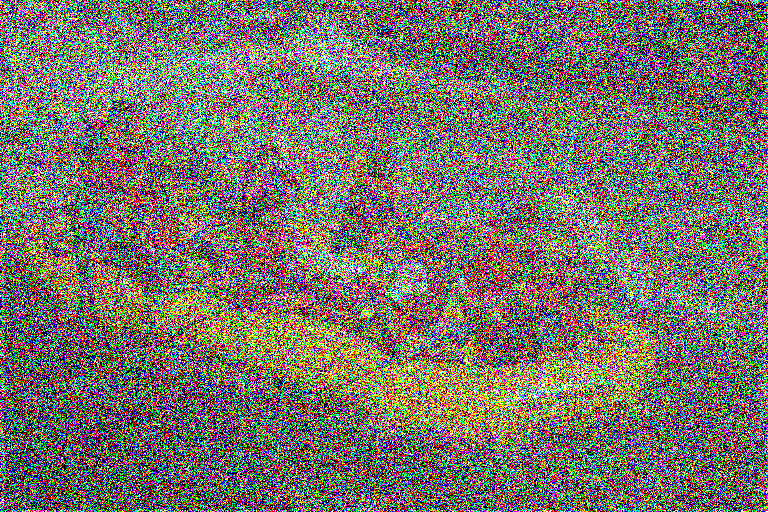
%> input picture 12_12_NR_BRISQUE_release/testimage1.bmp, 768 x 512 px, given in place of I01.BMP, which was not available
$ octave jpeg_demo.m   (GNU Octave 9; MATLAB toolbox functions it lacks are replaced by stand-ins)
%> lines starting %> are read from the running program, lines starting %| are printed output that depends on the picture; pictures that were not available may be replaced by others from this repository, and a replacement may not be noted
### 02_1_NR_jpeg_quality/jpeg_quality_score.m
function score = jpeg_quality_score(img)

%========================================================================
%
%Copyright (c) 2002 The University of Texas at Austin
%All Rights Reserved.
%
%This program is free software; you can redistribute it and/or modify
%it under the terms of the GNU General Public License as published by
%the Free Software Foundation; either version 2 of the License, or
%(at your option) any later version.
%
%This program is distributed in the hope that it will be useful,
%but WITHOUT ANY WARRANTY; without even the implied warranty of
%MERCHANTABILITY or FITNESS FOR A PARTICULAR PURPOSE.  See the
%GNU General Public License for more details.
%
%The GNU Public License is available in the file LICENSE, or you
%can write to the Free Software Foundation, Inc., 59 Temple Place -
%Suite 330, Boston, MA 02111-1307, USA, or you can find it on the
%World Wide Web at http://www.fsf.org.
%
%Author  : Zhou Wang
%Version : 1.0
%
%The authors are with the Laboratory for Image and Video Engineering
%(LIVE), Department of Electrical and Computer Engineering, The
%University of Texas at Austin, Austin, TX.
%
%Kindly report any suggestions or corrections to zhouwang@ieee.org
%
%========================================================================
%
%This is an implementation of the algorithm for calculating the quality
%score of JPEG compressed images proposed by Zhou Wang, Hamid R. Sheikh
%and Alan C. Bovik. Please refer to the paper: Zhou Wang, Hamid R. Sheikh
%and Alan C. Bovik, "No-Reference Perceptual Quality Assessment of JPEG
%Compressed Images," submitted to IEEE International Conference on Image
%Processing, Sept. 2002.
%
%You can change this program as you like and use it anywhere, but please
%refer to its original source (cite our paper and our web page at
%http://anchovy.ece.utexas.edu/~zwang/research/nr_jpeg_quality/index.html).
%
%Input : A test 8bits/pixel grayscale image loaded in a 2-D array
%Output: A quality score of the image. The score typically has a value
%        between 1 and 10 (10 represents the best quality, 1 the worst).
%
%Usage:
%
%1. Load the image, for example
%
%   image = imread('testimage.jpg');
%
%2. Call this function to calculate the quality score:
%
%   Quality_Score = jpeg_quality_score(image)
%
%========================================================================

if (nargin > 1)
    score = -1;
    return;
end

[M N] = size(img);
if (M < 16 | N < 16)
    score = -2;
    return;
end

x = double(img);

% Feature Extraction:

% 1. horizontal features

d_h = x(:, 2:N) - x(:, 1:(N-1));

B_h = mean2(abs(d_h(:, 8:8:8*(floor(N/8)-1))));

A_h = (8*mean2(abs(d_h)) - B_h)/7;

sig_h = sign(d_h);
left_sig = sig_h(:, 1:(N-2));
right_sig = sig_h(:, 2:(N-1));
Z_h = mean2((left_sig.*right_sig)<0);

% 2. vertical features

d_v = x(2:M, :) - x(1:(M-1), :);

B_v = mean2(abs(d_v(8:8:8*(floor(M/8)-1), :)));

A_v = (8*mean2(abs(d_v)) - B_v)/7;

sig_v = sign(d_v);
up_sig = sig_v(1:(M-2), :);
down_sig = sig_v(2:(M-1), :);
Z_v = mean2((up_sig.*down_sig)<0);

% 3. combined features

B = (B_h + B_v)/2;
A = (A_h + A_v)/2;
Z = (Z_h + Z_v)/2;

% Quality Prediction

alpha = -245.8909;
beta = 261.9373;
gamma1 = -239.8886;
gamma2 = 160.1664;
gamma3 = 64.2859;

score = alpha + beta*(B.^(gamma1/10000))*(A.^(gamma2/10000))*(Z.^(gamma3/10000));

### 13_4_NR_strred/matlabPyrTools/mean2.m
% M = MEAN2(MTX)
%
% Sample mean of a matrix.

function res = mean2(mtx)

res = mean(mean(mtx));

### 02_1_NR_jpeg_quality/jpeg_demo.m
% ========================================================================
% SSIM demo, Version 1.0
% Copyright(c) 2013 Jincao Yin
% All Rights Reserved.
%
% ----------------------------------------------------------------------
% Permission to use, copy, or modify this software and its documentation
% for educational and research purposes only and without fee is hereby
% granted, provided that this copyright notice and the original authors'
% names appear on all copies and supporting documentation. This program
% shall not be used, rewritten, or adapted as the basis of a commercial
% software or hardware product without first obtaining permission of the
% authors. The authors make no representations about the suitability of
% this software for any purpose. It is provided "as is" without express
% or implied warranty.
%----------------------------------------------------------------------
%
% This is an implementation of the algorithm for calculating the
% Structural SIMilarity (SSIM) index between two images
%
% Please refer to the following paper and the website with suggested usage
%
% Z. Wang, A. C. Bovik, H. R. Sheikh, and E. P. Simoncelli, "Image
% quality assessment: From error visibility to structural similarity,"
% IEEE Transactios on Image Processing, vol. 13, no. 4, pp. 600-612,
% Apr. 2004.
%
% http://www.ece.uwaterloo.ca/~z70wang/research/ssim/
%
% Note: This program is different from ssim_index.m, where no automatic
% downsampling is performed. (downsampling was done in the above paper
% and was described as suggested usage in the above website.)
%
% Kindly report any suggestions or corrections to zhouwang@ieee.org
%========================================================================
clear all
clc
pub_path = '../../database/';

tid2008_db = 'tid2008/';
IVC_DB = 'IVC_SubQualityDB/';
a57_db = 'a57_db/images/';
CSIQ_DB = 'CSIQ_DB/';
LIVE_db = 'LIVE_db/';
toyama_db = 'toyama_db/';

k=menu('please choose a database' , 'tid2008_db' , 'IVC_DB' , 'a57_db' , 'CSIQ_DB' , 'LIVE_db' , 'toyama_db','自定义');
%> the answer given: 1
switch k
    case 1
        num = input('pelease choose a photo num range from 1 to 25:');
%> the answer given: 1
        while(num >25 || num < 1)
            disp('photo num can not greater than 25 or less than 1,input again');
            num = input('pelease choose a photo num range from 1 to 25:');
        end
        if(num > 9)
            img1_path = [pub_path tid2008_db 'reference_images/I' int2str(num) '.BMP'];
            img2_path = [pub_path tid2008_db 'distorted_images/I' int2str(num) '_01_1.bmp'];
        else
            img1_path = [pub_path tid2008_db 'reference_images/I0' int2str(num) '.BMP'];
            img2_path = [pub_path tid2008_db 'distorted_images/I0' int2str(num) '_01_1.bmp'];
        end
    case 2
        img1_path = [pub_path tid2008_db 'reference_images/I01.BMP'];
        img2_path = [pub_path tid2008_db 'distorted_images/I01_01_4.bmp'];
    case 3
        img1_path = [pub_path tid2008_db 'reference_images/I01.BMP'];
        img2_path = [pub_path tid2008_db 'distorted_images/I01_01_4.bmp'];
    case 4
        img1_path = [pub_path tid2008_db 'reference_images/I01.BMP'];
        img2_path = [pub_path tid2008_db 'distorted_images/I01_01_4.bmp'];
    case 5
        img1_path = [pub_path tid2008_db 'reference_images/I01.BMP'];
        img2_path = [pub_path tid2008_db 'distorted_images/I01_01_4.bmp'];
    case 6
        img1_path = [pub_path tid2008_db 'reference_images/I01.BMP'];
        img2_path = [pub_path tid2008_db 'distorted_images/I01_01_4.bmp'];
    case 7
        img1_path = '../test_img/img01.gif';
        img2_path = '../test_img/img01_7.gif';
end

img1 = imread(img1_path);
%> img1 is the input picture: size 512x768x3 uint8; mean R, G, B 119.4, 114.8, 105.7
img2 = imread(img2_path);
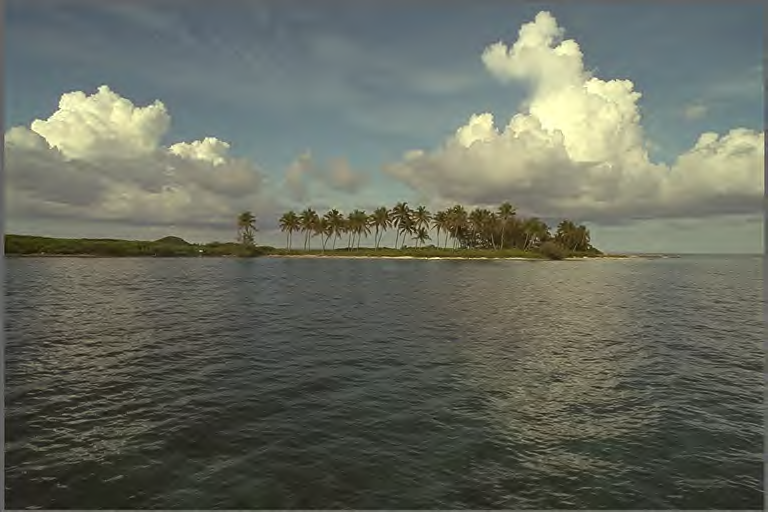
%> input picture 12_12_NR_BRISQUE_release/testimage2.bmp, 768 x 512 px, given in place of I01_01_1.bmp, which was not available
%> img2 is the input picture: size 512x768x3 uint8; mean R, G, B 103, 106.9, 95.4

if isrgb(img1)
    img1 = rgb2gray(img1);
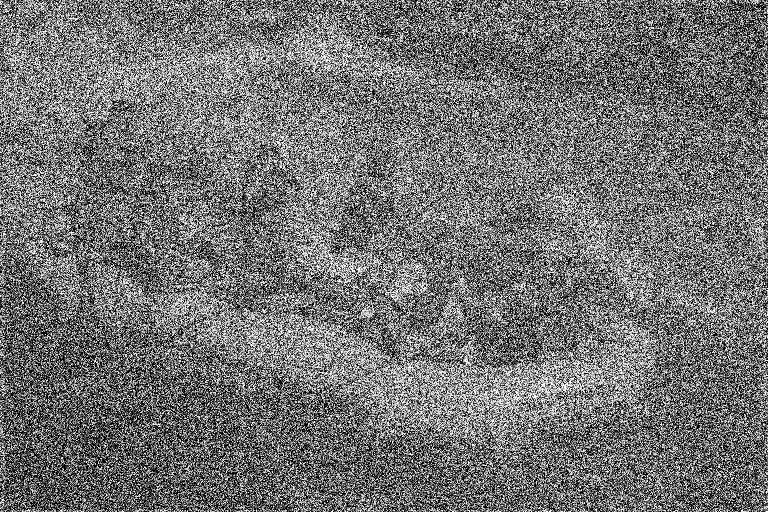
%> img1: size 512x768 uint8; min 0, max 255, mean 115.2
end

if isrgb(img2)
    img2 = rgb2gray(img2);
%> img2: size 512x768 uint8
end

quality = jpeg_quality_score(img2)  %score [0-1]
%> in jpeg_quality_score, `d_h = x(:, 2:N) - x(:, 1:(N-1));`:
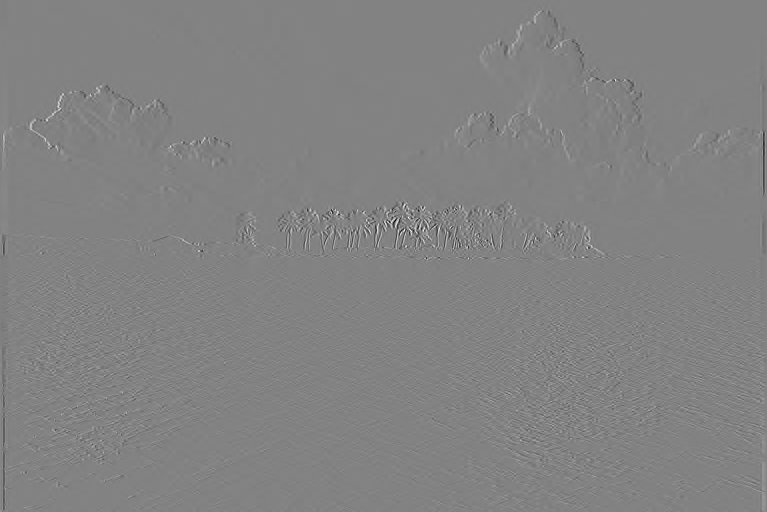
%> d_h: size 512x767 double; min -135, max 128, mean 0; drawn with min black and max white
%> in mean2, `res = mean(mean(mtx));`: res = 2.77
%> in jpeg_quality_score, `A_h = (8*mean2(abs(d_h)) - B_h)/7;`: A_h = 2.97
%> in jpeg_quality_score, `left_sig = sig_h(:, 1:(N-2));`:
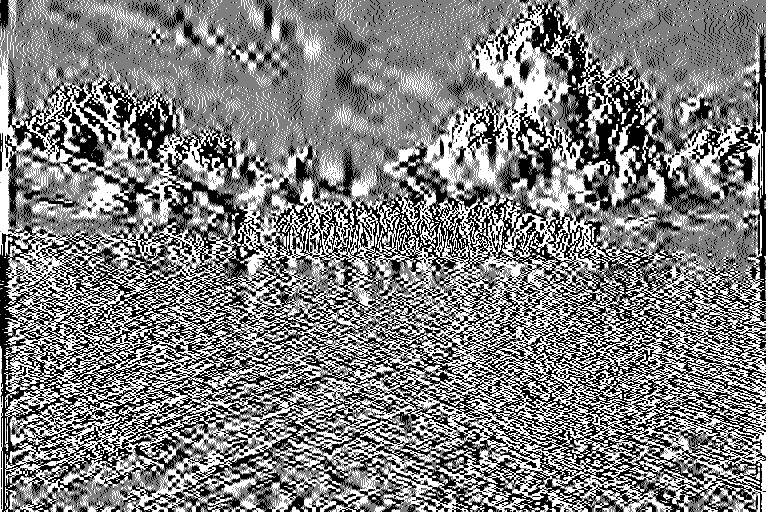
%> left_sig: size 512x766 double; min -1, max 1, mean 0.00868; drawn with min black and max white
%> in jpeg_quality_score, `right_sig = sig_h(:, 2:(N-1));`:
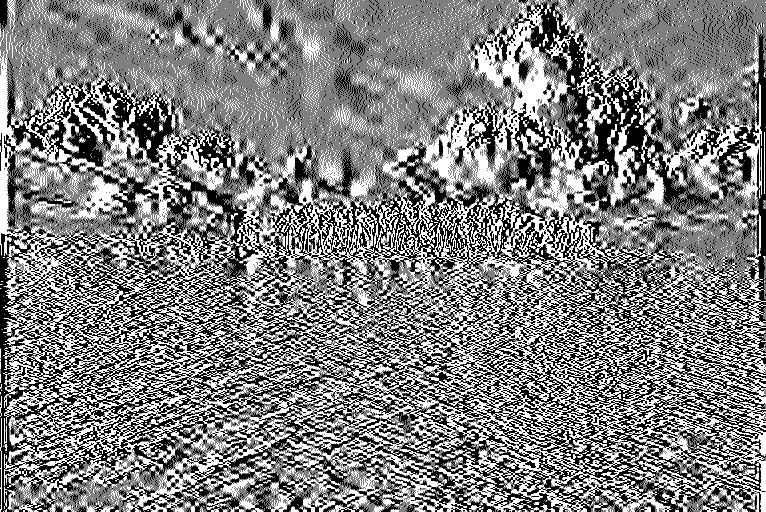
%> right_sig: size 512x766 double; min -1, max 1, mean 0.00794; drawn with min black and max white
%> in jpeg_quality_score, `Z_h = mean2((left_sig.*right_sig)<0);`: Z_h = 0.115
%> in jpeg_quality_score, `B_v = mean2(abs(d_v(8:8:8*(floor(M/8)-1), :)));`: B_v = 6.61
%> in jpeg_quality_score, `A_v = (8*mean2(abs(d_v)) - B_v)/7;`: A_v = 6.7
%> in jpeg_quality_score, `up_sig = sig_v(1:(M-2), :);`:
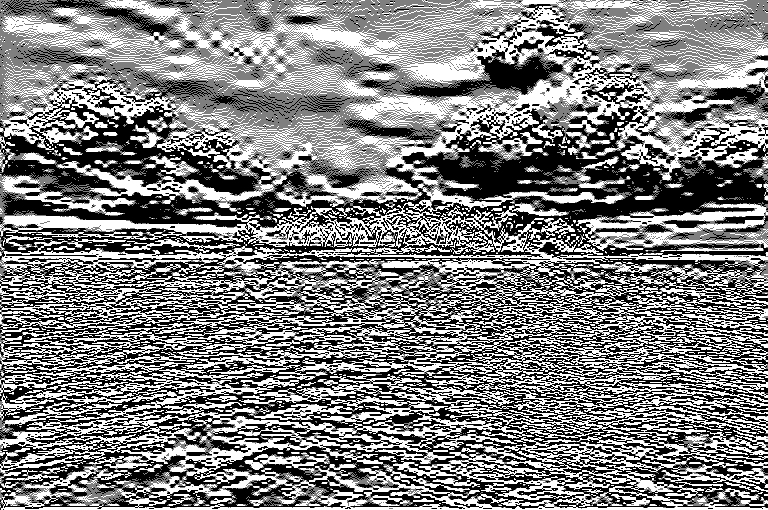
%> up_sig: size 510x768 double; min -1, max 1, mean 0.00752; drawn with min black and max white
%> in jpeg_quality_score, `down_sig = sig_v(2:(M-1), :);`:
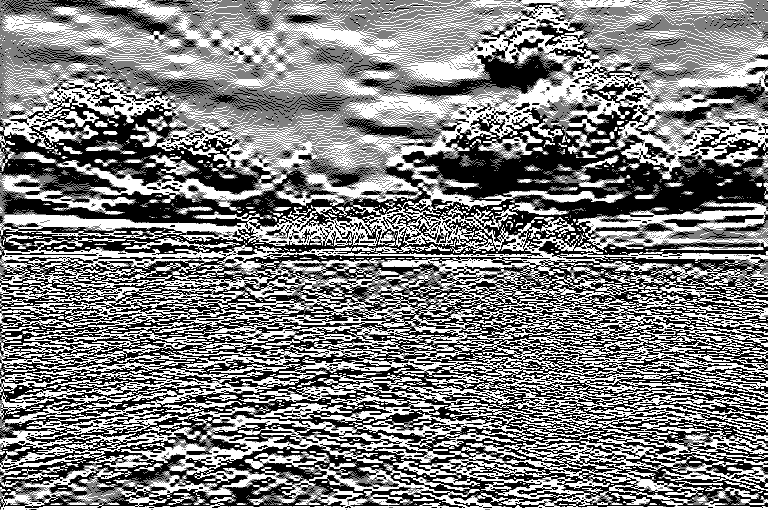
%> down_sig: size 510x768 double; min -1, max 1, mean 0.00922; drawn with min black and max white
%> in jpeg_quality_score, `Z_v = mean2((up_sig.*down_sig)<0);`: Z_v = 0.237
%> in jpeg_quality_score, `B = (B_h + B_v)/2;`: B = 4.69
%> in jpeg_quality_score, `A = (A_h + A_v)/2;`: A = 4.83
%> in jpeg_quality_score, `Z = (Z_h + Z_v)/2;`: Z = 0.176
%> in jpeg_quality_score, `score = alpha + beta*(B.^(gamma1/10000))*(A.^(gamma2/10000))*(Z.^(gamm..`: score = 10.09
%> quality = 10.09
%quality = divine(img2)
